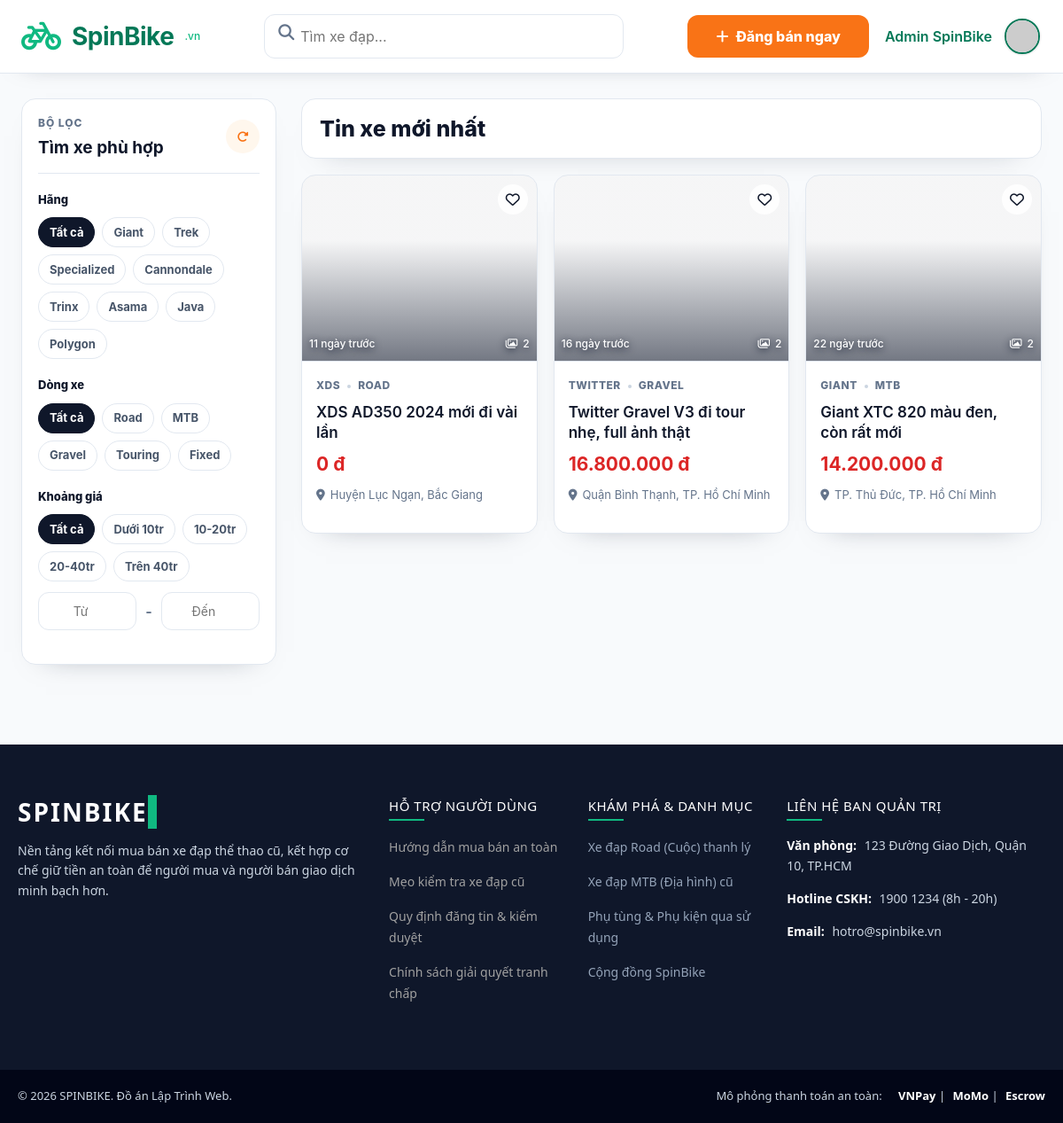
The page / (signed in) on the database its author committed.
### tables this page shows
CREATE TABLE `products` (
  `id` int(11) NOT NULL,
  `title` varchar(255) NOT NULL,
  `brand` varchar(100) DEFAULT NULL,
  `bike_type` varchar(100) DEFAULT NULL,
  `price` decimal(15,2) NOT NULL,
  `location` varchar(255) DEFAULT NULL,
  `description` text DEFAULT NULL,
  `frame_size` varchar(50) DEFAULT NULL,
  `condition_percent` int(11) DEFAULT NULL,
  `listing_status` enum('pending','approved','rejected','sold','hidden') NOT NULL DEFAULT 'pending',
  `approval_note` varchar(255) DEFAULT NULL,
  `approved_at` timestamp NULL DEFAULT NULL,
  `sold_at` timestamp NULL DEFAULT NULL,
  `created_at` timestamp NOT NULL DEFAULT current_timestamp(),
  `seller_id` int(11) NOT NULL
);

### index.php (called while the page is built, shortened)
<?php
require_once __DIR__ . '/config/config.php';
$requestUri = parse_url($_SERVER['REQUEST_URI'] ?? '/', PHP_URL_PATH) ?: '/';
$basePath = app_base_path();
$relativePath = $requestUri;
$route = trim((string) $relativePath, '/');
$routeName = find_route_name_by_path($route);
$targetFile = $routeName !== null ? route_target($routeName) : null;
require $targetFile;

### app/models/Product.php (called while the page is built, shortened)
<?php
class Product {
    private $conn;
    private $table_name = "products";
    public function __construct($db) {
        $this->conn = $db;
    }
public function getAll() {
    $query = "SELECT p.*,
              p.frame_size AS size,
              p.condition_percent AS `condition`,
              (SELECT image_url FROM product_images WHERE product_id = p.id LIMIT 1) as main_image,
              (SELECT COUNT(*) FROM product_images WHERE product_id = p.id) as image_count
              FROM " . $this->table_name . " p
              WHERE p.listing_status = :listing_status
              ORDER BY p.id DESC";
    $stmt = $this->conn->prepare($query);
    $stmt->bindValue(':listing_status', ProjectFlow::LISTING_APPROVED);
    $stmt->execute();
    return $stmt->fetchAll(PDO::FETCH_ASSOC);
}
}
?>

### config/config.php (called while the page is built, shortened)
<?php
if (!function_exists('app_origin')) {
    function app_origin(): string {
        static $origin = null;
        if ($origin !== null) {
            return $origin;
        }
        if (PHP_SAPI !== 'cli') {
            $https = $_SERVER['HTTPS'] ?? '';
            $isHttps = !empty($https) && strtolower((string) $https) !== 'off';
            $scheme = $isHttps ? 'https' : 'http';
            $host = trim((string) ($_SERVER['HTTP_HOST'] ?? ''));
            if ($host !== '') {
                $origin = $scheme . '://' . $host;
                return $origin;
            }
        }
        $origin = 'http://localhost';
        return $origin;
    }
}
if (!function_exists('detect_app_base_path')) {
    function detect_app_base_path(): string {
        $configuredBasePath = trim((string) (getenv('APP_BASE_PATH') ?: ''), '/');
        $scriptName = trim((string) ($_SERVER['SCRIPT_NAME'] ?? ''), '/');
        $segments = explode('/', $scriptName);
        if (end($segments) === 'index.php') {
            array_pop($segments);
        }
        return trim(implode('/', $segments), '/');
    }
}
if (!function_exists('route_definitions')) {
    function route_definitions(): array {
        static $routes = null;
        if ($routes !== null) {
            return $routes;
        }
        return $routes;
    }
}
if (!function_exists('app_base_path')) {
    function app_base_path(): string {
        static $basePath = null;
        if ($basePath !== null) {
            return $basePath;
        }
        $detectedBasePath = detect_app_base_path();
        $basePath = $detectedBasePath !== '' ? '/' . $detectedBasePath : '';
        return $basePath;
    }
}
if (!function_exists('app_path')) {
    function app_path(string $path = ''): string {
        $cleanPath = ltrim($path, '/');
        $basePath = app_base_path();
        return $cleanPath !== '' ? $basePath . '/' . $cleanPath : $basePath;
    }
}
if (!function_exists('route_path')) {
    function route_path(string $name): string {
        $routes = route_definitions();
        return $routes[$name]['path'];
    }
}
if (!function_exists('route_target')) {
    function route_target(string $name): string {
        $routes = route_definitions();
        return $routes[$name]['target'];
    }
}
if (!function_exists('find_route_name_by_path')) {
    function find_route_name_by_path(string $path = ''): ?string {
        $normalizedPath = trim($path, '/');
        foreach (route_definitions() as $name => $route) {
            $candidatePaths = array_merge(
                [$route['path']],
                isset($route['aliases']) && is_array($route['aliases']) ? $route['aliases'] : []
            );
            foreach ($candidatePaths as $candidatePath) {
                if (trim((string) $candidatePath, '/') === $normalizedPath) {
                    return $name;
                }
            }
        }
        return null;
    }
}
if (!function_exists('route_url')) {
    function route_url(string $name, $query = []): string {
        $path = route_path($name);
        $url = app_origin() . app_path($path);
        if (is_array($query) && !empty($query)) {
            $queryString = http_build_query($query);
            return $queryString !== '' ? $url . '?' . $queryString : $url;
        }
        return $url;
    }
}
if (!function_exists('current_route_name')) {
    function current_route_name(): ?string {
        $requestUri = parse_url($_SERVER['REQUEST_URI'] ?? '/', PHP_URL_PATH) ?: '/';
        $basePath = app_base_path();
        $relativePath = $requestUri;
        $routeName = find_route_name_by_path($relativePath);
        return $routeName;
    }
}
?>

### public/index.php (the view, shortened to what this page needs)
<?php
include __DIR__ . '/../app/views/layouts/header.php';
require_once __DIR__ . '/../app/models/Product.php';
$database = new Database();
$db = $database->getConnectionOrNull();
$products = [];
$pageError = null;
if (!$db) {
    $pageError = 'Danh sách sản phẩm hiện chưa sẵn sàng. Vui lòng kiểm tra lại kết nối dữ liệu và thử lại sau.';
} else {
    try {
        $productModel = new Product($db);
        $products = $productModel->getAll();
    } catch (Throwable $exception) {
        $pageError = 'Danh sách sản phẩm tạm thời chưa thể tải. Vui lòng thử lại sau.';
    }
}
?>
    <div class="main-content home-page-layout">
      <aside class="sidebar marketplace-sidebar">
        <div class="sidebar-header">
          <div>
            <p class="sidebar-eyebrow">Bộ lọc</p>
            <h3 class="sidebar-title sidebar-title-compact">Tìm xe phù hợp</h3>
          </div>
          <button type="button" onclick="resetFilters()" class="sidebar-reset-btn" title="Đặt lại bộ lọc">
            <i class="fa-solid fa-rotate-right"></i>
          </button>
        </div>
        <div class="filter-group">
          <div class="filter-section-heading">
            <span>Hãng</span>
          </div>
          <div class="filter-chip-grid" data-filter-group="brand">
            <button type="button" class="filter-chip is-active" data-value="">Tất cả</button>
            <button type="button" class="filter-chip" data-value="Giant">Giant</button>
            <button type="button" class="filter-chip" data-value="Trek">Trek</button>
            <button type="button" class="filter-chip" data-value="Specialized">Specialized</button>
            <button type="button" class="filter-chip" data-value="Cannondale">Cannondale</button>
            <button type="button" class="filter-chip" data-value="Trinx">Trinx</button>
            <button type="button" class="filter-chip" data-value="Asama">Asama</button>
            <button type="button" class="filter-chip" data-value="Java">Java</button>
            <button type="button" class="filter-chip" data-value="Polygon">Polygon</button>
          </div>
        </div>
        <div class="filter-group">
          <div class="filter-section-heading">
            <span>Dòng xe</span>
          </div>
          <div class="filter-chip-grid" data-filter-group="type">
            <button type="button" class="filter-chip is-active" data-value="">Tất cả</button>
            <button type="button" class="filter-chip" data-value="Road">Road</button>
            <button type="button" class="filter-chip" data-value="MTB">MTB</button>
            <button type="button" class="filter-chip" data-value="Gravel">Gravel</button>
            <button type="button" class="filter-chip" data-value="Touring">Touring</button>
            <button type="button" class="filter-chip" data-value="Fixed">Fixed</button>
          </div>
        </div>
        <div class="filter-group">
          <div class="filter-section-heading">
            <span>Khoảng giá</span>
          </div>
          <div class="filter-chip-grid filter-price-presets" data-filter-group="price">
            <button type="button" class="filter-chip is-active" data-min="" data-max="">Tất cả</button>
            <button type="button" class="filter-chip" data-min="0" data-max="10000000">Dưới 10tr</button>
            <button type="button" class="filter-chip" data-min="10000000" data-max="20000000">10-20tr</button>
            <button type="button" class="filter-chip" data-min="20000000" data-max="40000000">20-40tr</button>
            <button type="button" class="filter-chip" data-min="40000000" data-max="">Trên 40tr</button>
          </div>
          <div class="price-range-box">
            <input id="priceMin" type="number" min="0" placeholder="Từ" oninput="applyFilters()" class="price-input-modern" />
            <span class="price-separator">-</span>
            <input id="priceMax" type="number" min="0" placeholder="Đến" oninput="applyFilters()" class="price-input-modern" />
          </div>
        </div>
      </aside>
      <div class="products-section marketplace-results">
        <div class="products-header">
          <div>
            <h1>Tin xe mới nhất</h1>
          </div>
        </div>
        <div id="productGrid" class="product-grid">
          <?php if ($pageError !== null): ?>
            <div class="empty-state-card">
                <i class="fa-solid fa-circle-exclamation empty-state-icon"></i>
                <p class="empty-state-text"><?php echo htmlspecialchars($pageError); ?></p>
            </div>
          <?php elseif (!empty($products) && count($products) > 0): ?>
            <?php foreach ($products as $row): ?>
              <?php
                $productTitle = trim((string)($row['title'] ?? ''));
                $priceValue = $row['price'] ?? null;
                $formattedPrice = is_numeric($priceValue) ? number_format((float)$priceValue, 0, ',', '.') . ' đ' : 'Liên hệ để báo giá';
                $image = !empty($row['main_image']) ? $row['main_image'] : 'https://via.placeholder.com/400x300?text=Chua+Co+Anh';
                $location = 'Đang cập nhật';
                if (!empty($row['location'])) {
                    $locationParts = array_values(array_filter(array_map('trim', explode(',', $row['location']))));
                    $locationTail = array_slice($locationParts, -2);
                    $location = !empty($locationTail) ? implode(', ', $locationTail) : trim((string) $row['location']);
                }
                $createdAt = !empty($row['created_at']) ? strtotime((string)$row['created_at']) : false;
                $now = time();
                $diff = $createdAt ? ($now - $createdAt) : null;
                if ($diff !== null && $diff < 60) {
                    $seconds = max(1, (int) $diff);
                    $timeAgo = $seconds . ' giây trước';
                } elseif ($diff !== null && $diff < 3600) {
                    $mins = floor($diff / 60);
                    $timeAgo = max(1, (int) $mins) . ' phút trước';
                } elseif ($diff !== null && $diff < 86400) {
                    $hours = floor($diff / 3600);
                    $timeAgo = max(1, (int) $hours) . ' giờ trước';
                } elseif ($diff !== null && $diff < 2592000) {
                    $days = floor($diff / 86400);
                    $timeAgo = max(1, (int) $days) . ' ngày trước';
                } elseif ($diff !== null && $diff < 31536000) {
                    $months = floor($diff / 2592000);
                    $timeAgo = max(1, (int) $months) . ' tháng trước';
                } elseif ($createdAt) {
                    $years = floor($diff / 31536000);
                    $timeAgo = max(1, (int) $years) . ' năm trước';
                } else {
                    $timeAgo = 'Vừa cập nhật';
                }
                $imgCount = isset($row['image_count']) && $row['image_count'] > 0 ? $row['image_count'] : 1;
              ?>
              <?php
                $brandValue = trim((string)($row['brand'] ?? ''));
                $typeValue = trim((string)($row['bike_type'] ?? ''));
                $locationSearch = trim((string)($row['location'] ?? ''));
                $createdSort = $createdAt ?: 0;
              ?>
              <article
                class="product-card"
                onclick="window.location.href='<?php echo route_url('listing', ['id' => (int) $row['id']]); ?>'"
                data-title="<?php echo htmlspecialchars($productTitle); ?>"
                data-brand="<?php echo htmlspecialchars($brandValue); ?>"
                data-type="<?php echo htmlspecialchars($typeValue); ?>"
                data-price="<?php echo is_numeric($priceValue) ? (float) $priceValue : 0; ?>"
                data-created="<?php echo (int) $createdSort; ?>"
                data-location="<?php echo htmlspecialchars($locationSearch); ?>"
              >
                <div class="product-image product-image-link" style="background-image: url('<?php echo htmlspecialchars($image); ?>');">
                    <button type="button" class="product-favorite-btn" aria-label="Lưu tin yêu thích" onclick="event.stopPropagation(); this.classList.toggle('is-active'); this.querySelector('i').classList.toggle('fa-solid'); this.querySelector('i').classList.toggle('fa-regular');">
                        <i class="fa-regular fa-heart"></i>
                    </button>
                    <div class="product-time-badge">
                        <?php echo $timeAgo; ?>
                    </div>
                    <div class="product-image-count">
                        <i class="fa-regular fa-images"></i> <?php echo $imgCount; ?>
                    </div>
                </div>
                <div class="product-info">
                    <div class="product-meta-row">
                        <span><?php echo htmlspecialchars($brandValue !== '' ? $brandValue : 'Chưa rõ hãng'); ?></span>
                        <?php if ($typeValue !== ''): ?>
                        <span><?php echo htmlspecialchars($typeValue); ?></span>
                        <?php endif; ?>
                    </div>
                    <h3 class="product-title">
                        <?php echo htmlspecialchars($productTitle); ?>
                    </h3>
                    <div class="product-price"><?php echo $formattedPrice; ?></div>
                    <div class="product-location product-location-spaced">
                        <i class="fa-solid fa-location-dot product-location-icon"></i>
                        <span><?php echo htmlspecialchars($location); ?></span>
                    </div>
                </div>
              </article>
            <?php endforeach; ?>
          <?php endif; ?>
        </div>
      </div>
    </div>
<?php include __DIR__ . '/../app/views/layouts/footer.php'; ?>
  </body>
</html>

### rows shown on the page
products: created_at "11 ngày trước", imgCount "2", brand "XDS", bike_type "ROAD", title "XDS AD350 2024 mới đi vài lần", price "0 đ", location "Huyện Lục Ngạn, Bắc Giang"
products: created_at "16 ngày trước", imgCount "2", brand "TWITTER", bike_type "GRAVEL", title "Twitter Gravel V3 đi tour nhẹ, full ảnh thật", price "16.800.000 đ", location "Quận Bình Thạnh, TP. Hồ Chí Minh"
products: created_at "22 ngày trước", imgCount "2", brand "GIANT", bike_type "MTB", title "Giant XTC 820 màu đen, còn rất mới", price "14.200.000 đ", location "TP. Thủ Đức, TP. Hồ Chí Minh"

### other values the page prints
$displayUserName "Admin SpinBike"
$link['title'] "Hướng dẫn mua bán an toàn"
$link['title'] "Mẹo kiểm tra xe đạp cũ"
$link['title'] "Quy định đăng tin & kiểm duyệt"
$link['title'] "Chính sách giải quyết tranh chấp"
$link "Xe đạp Road (Cuộc) thanh lý"
$link "Xe đạp MTB (Địa hình) cũ"
$link "Phụ tùng & Phụ kiện qua sử dụng"
$link "Cộng đồng SpinBike"
